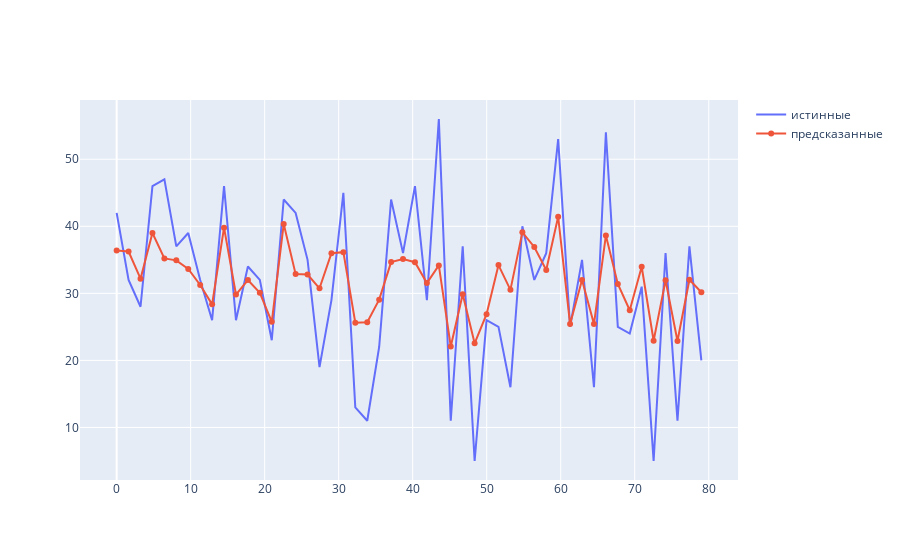

The cell this chart's notebook holds for it:
### Code cell
true_vs_pred = pd.DataFrame({'Истинные': y_test, 'Предсказанные': y_pred.reshape(-1)})

import plotly.graph_objects as go
import numpy as np

random_x = np.linspace(0, len(true_vs_pred['Истинные']))

fig = go.Figure()
fig.add_trace(go.Scatter(x=random_x, y=true_vs_pred['Истинные'],
                    mode='lines',
                    name='истинные'))
fig.add_trace(go.Scatter(x=random_x, y=true_vs_pred['Предсказанные'],
                    mode='lines+markers',
                    name='предсказанные'))

fig.show()
